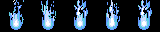

Rendered tile map (Tiled .tmx) drawn with the repository's tilesets; below, a short description and the full map source, tile grids included:
An orthogonal 5x1 tile map with 32x32 px tiles, 1 tile layer (Tile Layer 1).

<map version="1.10" tiledversion="1.11.0" orientation="orthogonal" renderorder="right-down" width="5" height="1" tilewidth="32" tileheight="32" infinite="0" nextlayerid="2" nextobjectid="1">
 <tileset firstgid="1" source="flameball-32x32.tsx" />
 <layer id="1" name="Tile Layer 1" width="5" height="1">
  <data encoding="csv">
1,2,3,4,3
</data>
 </layer>
</map>
